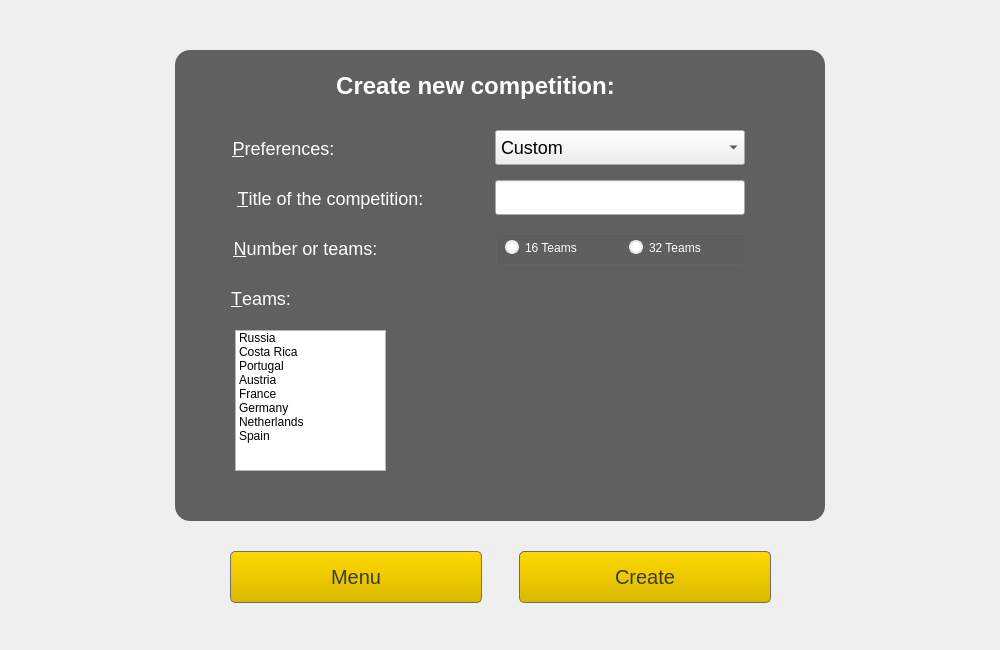
<?xml version="1.0" encoding="UTF-8"?>
<ui version="4.0">
 <class>CreateCompDialog</class>
 <widget class="QDialog" name="CreateCompDialog">
  <property name="windowModality">
   <enum>Qt::ApplicationModal</enum>
  </property>
  <property name="geometry">
   <rect>
    <x>0</x>
    <y>0</y>
    <width>1000</width>
    <height>650</height>
   </rect>
  </property>
  <property name="minimumSize">
   <size>
    <width>0</width>
    <height>0</height>
   </size>
  </property>
  <property name="windowTitle">
   <string>Create competition</string>
  </property>
  <property name="styleSheet">
   <string notr="true">#CreateCompDialog {
	background: url(:/settings_background.png)  no-repeat center center fixed;
}</string>
  </property>
  <widget class="QWidget" name="layoutWidget">
   <property name="geometry">
    <rect>
     <x>230</x>
     <y>550</y>
     <width>541</width>
     <height>54</height>
    </rect>
   </property>
   <layout class="QHBoxLayout" name="lauoutButtons">
    <item>
     <widget class="QPushButton" name="btnMenu">
      <property name="styleSheet">
       <string notr="true">QPushButton { 
	border: 1px solid #6d6d6d transparent;
	background: qlineargradient(x1: 0, y1: 1, x2: 0, y2: 0,  stop: 0 #d9b900, stop: 1 #ffd800);
	border-radius: 5px;
	color: #3a3a3a;
	font-size: 20px;
	height: 50px;
	width: 250px;
}

QPushButton:hover { 
	background-color: #ffd800;
}

QPushButton:pressed {
	background-color: #d9b900;
}</string>
      </property>
      <property name="text">
       <string>Menu</string>
      </property>
     </widget>
    </item>
    <item>
     <spacer name="horizontalSpacer">
      <property name="orientation">
       <enum>Qt::Horizontal</enum>
      </property>
      <property name="sizeHint" stdset="0">
       <size>
        <width>40</width>
        <height>20</height>
       </size>
      </property>
     </spacer>
    </item>
    <item>
     <widget class="QPushButton" name="btnCreate">
      <property name="styleSheet">
       <string notr="true">QPushButton { 
	border: 1px solid #6d6d6d transparent;
	background: qlineargradient(x1: 0, y1: 1, x2: 0, y2: 0,  stop: 0 #d9b900, stop: 1 #ffd800);
	border-radius: 5px;
	color: #3a3a3a;
	font-size: 20px;
	height: 50px;
	width: 250px;
}

QPushButton:hover { 
	background-color: #ffd800;
}

QPushButton:pressed {
	background-color: #d9b900;
}</string>
      </property>
      <property name="text">
       <string>Create</string>
      </property>
     </widget>
    </item>
   </layout>
  </widget>
  <widget class="QFrame" name="frame">
   <property name="geometry">
    <rect>
     <x>175</x>
     <y>50</y>
     <width>650</width>
     <height>471</height>
    </rect>
   </property>
   <property name="styleSheet">
    <string notr="true">#frame {
	border: 0px;
	background-color: rgba(0, 0, 0, 0.6);
	border-radius: 15px;
}</string>
   </property>
   <property name="frameShape">
    <enum>QFrame::StyledPanel</enum>
   </property>
   <property name="frameShadow">
    <enum>QFrame::Raised</enum>
   </property>
   <widget class="QLabel" name="lblSettings">
    <property name="geometry">
     <rect>
      <x>0</x>
      <y>20</y>
      <width>601</width>
      <height>31</height>
     </rect>
    </property>
    <property name="styleSheet">
     <string notr="true">color: rgb(255, 255, 255);
font-size: 24px;
width: 240px;
font-weight: bold;</string>
    </property>
    <property name="text">
     <string>Create new competition:</string>
    </property>
    <property name="alignment">
     <set>Qt::AlignCenter</set>
    </property>
   </widget>
   <widget class="QLabel" name="lblPreferences">
    <property name="enabled">
     <bool>true</bool>
    </property>
    <property name="geometry">
     <rect>
      <x>50</x>
      <y>80</y>
      <width>117</width>
      <height>37</height>
     </rect>
    </property>
    <property name="sizePolicy">
     <sizepolicy hsizetype="Fixed" vsizetype="Fixed">
      <horstretch>0</horstretch>
      <verstretch>0</verstretch>
     </sizepolicy>
    </property>
    <property name="styleSheet">
     <string notr="true">color: rgb(255, 255, 255);
font-size: 18px;
width: 240px;</string>
    </property>
    <property name="frameShadow">
     <enum>QFrame::Plain</enum>
    </property>
    <property name="lineWidth">
     <number>1</number>
    </property>
    <property name="text">
     <string>&amp;Preferences:</string>
    </property>
    <property name="textFormat">
     <enum>Qt::AutoText</enum>
    </property>
    <property name="scaledContents">
     <bool>false</bool>
    </property>
    <property name="alignment">
     <set>Qt::AlignCenter</set>
    </property>
    <property name="margin">
     <number>8</number>
    </property>
    <property name="buddy">
     <cstring>cmbPreferences</cstring>
    </property>
   </widget>
   <widget class="QLabel" name="lblNumberOfTeams">
    <property name="geometry">
     <rect>
      <x>50</x>
      <y>180</y>
      <width>161</width>
      <height>37</height>
     </rect>
    </property>
    <property name="sizePolicy">
     <sizepolicy hsizetype="Fixed" vsizetype="Fixed">
      <horstretch>0</horstretch>
      <verstretch>0</verstretch>
     </sizepolicy>
    </property>
    <property name="styleSheet">
     <string notr="true">color: rgb(255, 255, 255);
font-size: 18px;
width: 240px;</string>
    </property>
    <property name="text">
     <string>&amp;Number or teams:</string>
    </property>
    <property name="textFormat">
     <enum>Qt::AutoText</enum>
    </property>
    <property name="scaledContents">
     <bool>false</bool>
    </property>
    <property name="alignment">
     <set>Qt::AlignCenter</set>
    </property>
    <property name="margin">
     <number>8</number>
    </property>
    <property name="buddy">
     <cstring>rbtn16</cstring>
    </property>
   </widget>
   <widget class="QGroupBox" name="groupBox">
    <property name="geometry">
     <rect>
      <x>320</x>
      <y>180</y>
      <width>251</width>
      <height>35</height>
     </rect>
    </property>
    <property name="sizePolicy">
     <sizepolicy hsizetype="Fixed" vsizetype="Fixed">
      <horstretch>0</horstretch>
      <verstretch>0</verstretch>
     </sizepolicy>
    </property>
    <property name="title">
     <string/>
    </property>
    <property name="alignment">
     <set>Qt::AlignLeading|Qt::AlignLeft|Qt::AlignVCenter</set>
    </property>
    <widget class="QRadioButton" name="rbtn32">
     <property name="geometry">
      <rect>
       <x>124</x>
       <y>0</y>
       <width>111</width>
       <height>35</height>
      </rect>
     </property>
     <property name="styleSheet">
      <string notr="true">QRadioButton {
	background: none;
	color: #ffffff;
}

QRadioButton:checked {
	background: none;
	color: #fff;
	font-weight: bold;
}

QRadioButton::indicator::checked{ 
	border: 2px solid #d9b900; 
	border-radius: 7px; 
	background-color: #ffd800; 
	width: 10px; 
	height: 10px; 
	margin-left: 10px;
}

QRadioButton::indicator::unchecked{ 
	border: 2px solid #e8e8e8; 
	border-radius: 7px; 
	background-color: white; 
	width: 10px; 
	height: 10px; 
	margin-left: 10px;
}</string>
     </property>
     <property name="text">
      <string>32 Teams</string>
     </property>
    </widget>
    <widget class="QRadioButton" name="rbtn16">
     <property name="geometry">
      <rect>
       <x>0</x>
       <y>0</y>
       <width>115</width>
       <height>35</height>
      </rect>
     </property>
     <property name="contextMenuPolicy">
      <enum>Qt::DefaultContextMenu</enum>
     </property>
     <property name="layoutDirection">
      <enum>Qt::LeftToRight</enum>
     </property>
     <property name="styleSheet">
      <string notr="true">QRadioButton {
	background: none;
	color: #ffffff;
}

QRadioButton:checked {
	background: none;
	color: #fff;
	font-weight: bold;
}

QRadioButton::indicator::checked{ 
	border: 2px solid #d9b900; 
	border-radius: 7px; 
	background-color: #ffd800; 
	width: 10px; 
	height: 10px; 
	margin-left: 10px;
}

QRadioButton::indicator::unchecked{ 
	border: 2px solid #e8e8e8; 
	border-radius: 7px; 
	background-color: white; 
	width: 10px; 
	height: 10px; 
	margin-left: 10px;
}</string>
     </property>
     <property name="text">
      <string>16 Teams</string>
     </property>
    </widget>
   </widget>
   <widget class="QLabel" name="lblTeams">
    <property name="geometry">
     <rect>
      <x>50</x>
      <y>230</y>
      <width>72</width>
      <height>37</height>
     </rect>
    </property>
    <property name="sizePolicy">
     <sizepolicy hsizetype="Fixed" vsizetype="Fixed">
      <horstretch>0</horstretch>
      <verstretch>0</verstretch>
     </sizepolicy>
    </property>
    <property name="styleSheet">
     <string notr="true">color: rgb(255, 255, 255);
font-size: 18px;
width: 240px;</string>
    </property>
    <property name="text">
     <string>&amp;Teams:</string>
    </property>
    <property name="textFormat">
     <enum>Qt::AutoText</enum>
    </property>
    <property name="scaledContents">
     <bool>false</bool>
    </property>
    <property name="alignment">
     <set>Qt::AlignCenter</set>
    </property>
    <property name="margin">
     <number>8</number>
    </property>
    <property name="buddy">
     <cstring>listWidget</cstring>
    </property>
   </widget>
   <widget class="QLineEdit" name="edtTitle">
    <property name="geometry">
     <rect>
      <x>320</x>
      <y>130</y>
      <width>250</width>
      <height>35</height>
     </rect>
    </property>
    <property name="sizePolicy">
     <sizepolicy hsizetype="Fixed" vsizetype="Fixed">
      <horstretch>0</horstretch>
      <verstretch>0</verstretch>
     </sizepolicy>
    </property>
    <property name="minimumSize">
     <size>
      <width>0</width>
      <height>0</height>
     </size>
    </property>
    <property name="styleSheet">
     <string notr="true">font-size: 18px;
width: 240px;
height: 35px;
padding-left: 5px;</string>
    </property>
    <property name="alignment">
     <set>Qt::AlignLeading|Qt::AlignLeft|Qt::AlignVCenter</set>
    </property>
   </widget>
   <widget class="QLabel" name="lblTitle">
    <property name="geometry">
     <rect>
      <x>50</x>
      <y>130</y>
      <width>211</width>
      <height>37</height>
     </rect>
    </property>
    <property name="sizePolicy">
     <sizepolicy hsizetype="Fixed" vsizetype="Fixed">
      <horstretch>0</horstretch>
      <verstretch>0</verstretch>
     </sizepolicy>
    </property>
    <property name="styleSheet">
     <string notr="true">color: rgb(255, 255, 255);
font-size: 18px;
width: 240px;</string>
    </property>
    <property name="text">
     <string>&amp;Title of the competition:</string>
    </property>
    <property name="textFormat">
     <enum>Qt::AutoText</enum>
    </property>
    <property name="scaledContents">
     <bool>false</bool>
    </property>
    <property name="alignment">
     <set>Qt::AlignCenter</set>
    </property>
    <property name="margin">
     <number>8</number>
    </property>
    <property name="buddy">
     <cstring>edtTitle</cstring>
    </property>
   </widget>
   <widget class="QComboBox" name="cmbPreferences">
    <property name="geometry">
     <rect>
      <x>320</x>
      <y>80</y>
      <width>250</width>
      <height>35</height>
     </rect>
    </property>
    <property name="sizePolicy">
     <sizepolicy hsizetype="Fixed" vsizetype="Fixed">
      <horstretch>0</horstretch>
      <verstretch>0</verstretch>
     </sizepolicy>
    </property>
    <property name="styleSheet">
     <string notr="true">font-size: 18px;
width: 220px;
height: 35px;
padding-left: 5px;</string>
    </property>
    <property name="duplicatesEnabled">
     <bool>false</bool>
    </property>
    <property name="modelColumn">
     <number>0</number>
    </property>
    <item>
     <property name="text">
      <string>Custom</string>
     </property>
    </item>
    <item>
     <property name="text">
      <string>UEFA EURO</string>
     </property>
    </item>
    <item>
     <property name="text">
      <string>FIFA World Cup</string>
     </property>
    </item>
   </widget>
   <widget class="QListWidget" name="listWidget">
    <property name="geometry">
     <rect>
      <x>60</x>
      <y>280</y>
      <width>151</width>
      <height>141</height>
     </rect>
    </property>
    <property name="selectionMode">
     <enum>QAbstractItemView::MultiSelection</enum>
    </property>
    <item>
     <property name="text">
      <string>Russia</string>
     </property>
    </item>
    <item>
     <property name="text">
      <string>Costa Rica</string>
     </property>
    </item>
    <item>
     <property name="text">
      <string>Portugal</string>
     </property>
    </item>
    <item>
     <property name="text">
      <string>Austria</string>
     </property>
    </item>
    <item>
     <property name="text">
      <string>France</string>
     </property>
    </item>
    <item>
     <property name="text">
      <string>Germany</string>
     </property>
    </item>
    <item>
     <property name="text">
      <string>Netherlands</string>
     </property>
    </item>
    <item>
     <property name="text">
      <string>Spain</string>
     </property>
    </item>
   </widget>
  </widget>
 </widget>
 <tabstops>
  <tabstop>btnMenu</tabstop>
  <tabstop>cmbPreferences</tabstop>
  <tabstop>edtTitle</tabstop>
  <tabstop>rbtn16</tabstop>
  <tabstop>rbtn32</tabstop>
  <tabstop>listWidget</tabstop>
  <tabstop>btnCreate</tabstop>
 </tabstops>
 <resources/>
 <connections/>
</ui>
